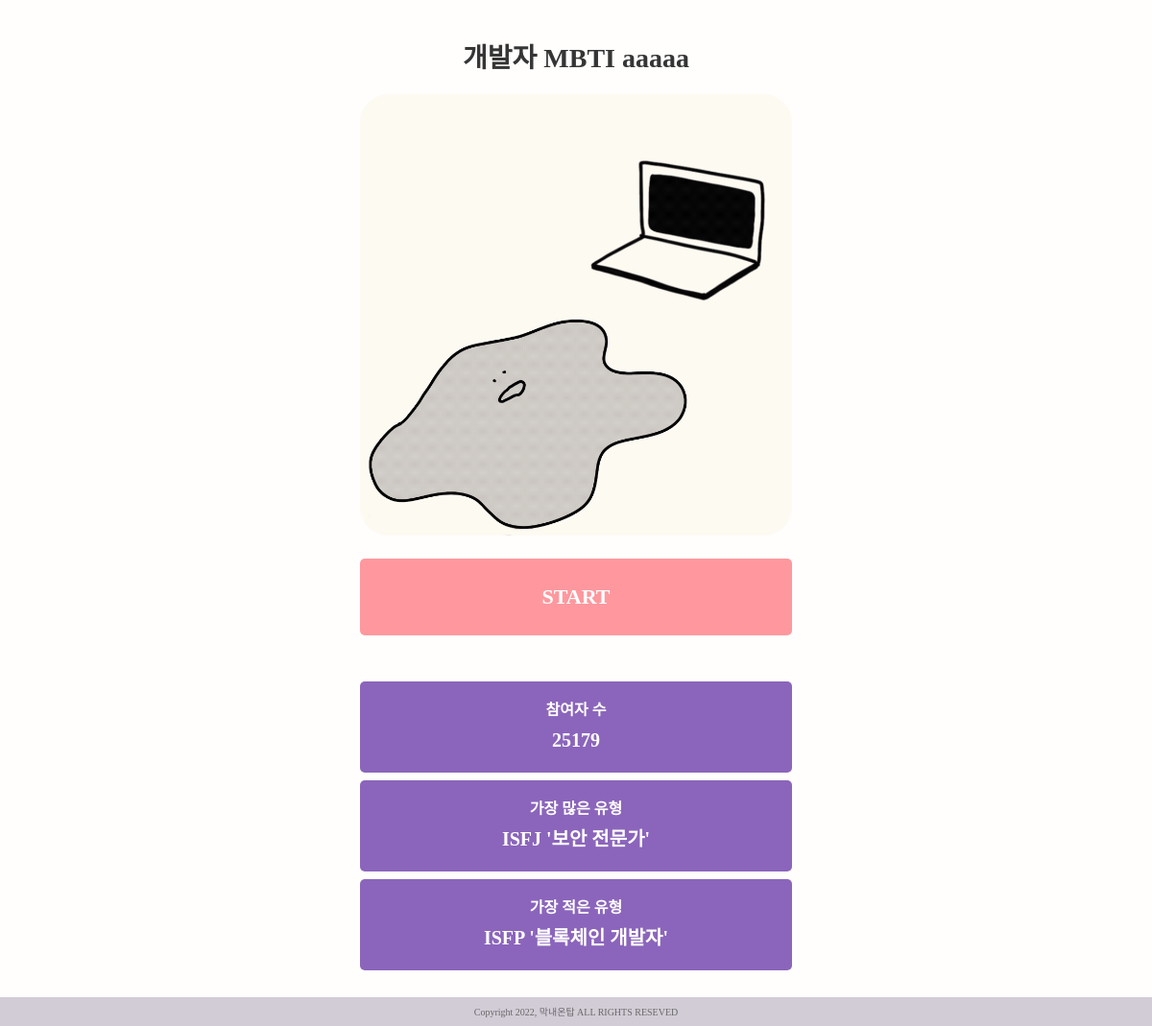
Page /mbti/ on the committed database.
### MBTI/models.py (models this page shows)
class Mbti(models.Model):
    mbti_name = models.TextField()
    title = models.TextField()
    mbti_type = models.TextField()
    best_mbti = models.IntegerField(default=0)
    worst_mbti = models.IntegerField(default=0)
    top_image = models.ImageField(null=True, blank=True)
    view_cnt = models.IntegerField(default=0)

### MBTI/views.py (the view)
# urls.py: path('', views.main_page, name='main_page'),
def main_page(request):
    global mbti_dict
    mbti_dict = {'EI':0, 'NS':0, 'TF':0, 'PJ':0}
    mbties = Mbti.objects.all()
    viewers = 0
    max_viewers = 0
    min_viewers = 10e6
    for mbti in mbties:
        viewers += mbti.view_cnt
        if max_viewers < mbti.view_cnt:
            max_viewers = mbti.view_cnt
            max_mbti = mbti.mbti_name
            max_mbti_type = mbti.mbti_type
        if min_viewers > mbti.view_cnt:
            min_viewers = mbti.view_cnt
            min_mbti = mbti.mbti_name
            min_mbti_type = mbti.mbti_type
    context = {
        'mbties' : mbties,
        'viewers' : viewers,
        'max_viewers' : max_viewers,
        'min_viewers' : min_viewers,
        'max_mbti' : max_mbti,
        'min_mbti' : min_mbti,
        'max_mbti_type' : max_mbti_type,
        'min_mbti_type' : min_mbti_type,
    }
    return render(request, 'MBTI/main_page.html', context)

### MBTI/templates/MBTI/main_page.html (shortened to what this page needs)
{% extends 'base.html' %}
{% load static %}
{% block content %}
  <div class="mb-3 d-flex justify-content-center">
    <span class="title">
      개발자 MBTI aaaaa
    </span>
  </div>
  <img src="{%static 'main.gif'%}" alt="" class="main-img">
  <a href="javascript:click()" class="mt-4 mb-5 d-flex justify-content-center align-items-center start-box">
    <span class="start-font">
      START
    </span>
  </a>
  <div class="my-2 d-flex flex-column justify-content-center align-items-center info-box">
    <p class="infofont-s mb-1">참여자 수</p>
    <p class="infofont-l">{{ viewers }}</p>
  </div>
  <div class="my-2 d-flex flex-column justify-content-center align-items-center info-box">
    <p class="infofont-s mb-1">가장 많은 유형</p>
    <p class="infofont-l">{{ max_mbti }} '{{ max_mbti_type }}'</p>
  </div>
  <div class="my-2 d-flex flex-column justify-content-center align-items-center info-box">
    <p class="infofont-s mb-1">가장 적은 유형</p>
    <p class="infofont-l">{{ min_mbti }} '{{ min_mbti_type }}'</p>
  </div>
{% endblock content %}

### MBTI/static/mbti.css (style rules this page uses)
body { background: #FFFEFC; }
.title { font-family: 'Leferi Base Type'; font-style: normal; font-weight: 700; font-size: 28px; color: #353535; }
.main-img { border-radius: 30px; width: 100%; }
.start-box { background: #FF989E; border: 0; border-radius: 5px; width: 100%; height: 60px; text-decoration: none; }
.start-font { font-family: 'Leferi Point Type'; font-style: normal; font-weight: 800; font-size: 22px; color: #FFFFFF; }
.info-box { background: #8B65BB; border-radius: 5px; width: 100%; height: 85px; }
.infofont-s { font-family: 'Leferi Point Type'; font-style: normal; font-weight: 800; font-size: 16px; color: #FFFFFF; margin: 0; }
.infofont-l { font-family: 'Leferi Point Type'; font-style: normal; font-weight: 800; font-size: 20px; color: #FFFFFF; margin: 0; }
@media (min-width: 480px) { .start-box { height: 80px; } }
@media (min-width: 480px) { .info-box { height: 95px; } }

### rows in the picture
Mbti: mbti_name "ISFJ", mbti_type "보안 전문가"
Mbti: mbti_name "ISFP", mbti_type "블록체인 개발자"

### other values in the picture
{{ viewers }} "25179"
